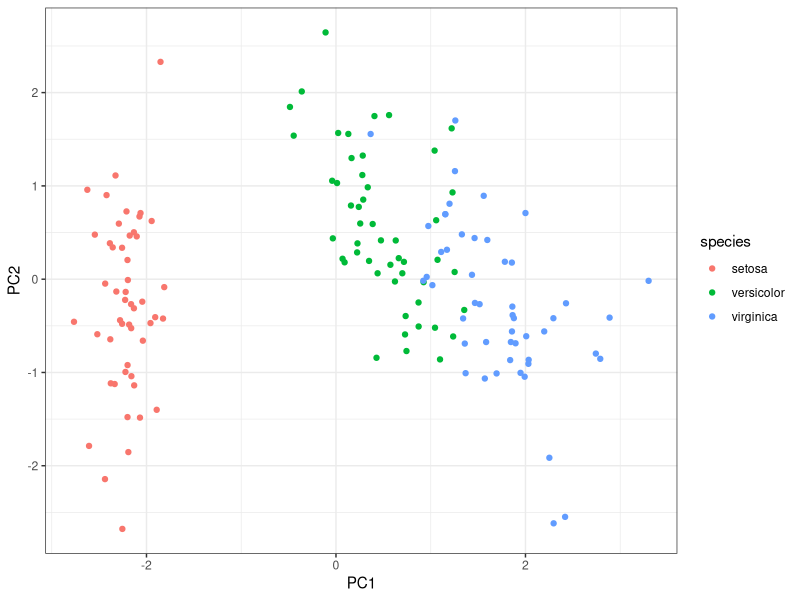
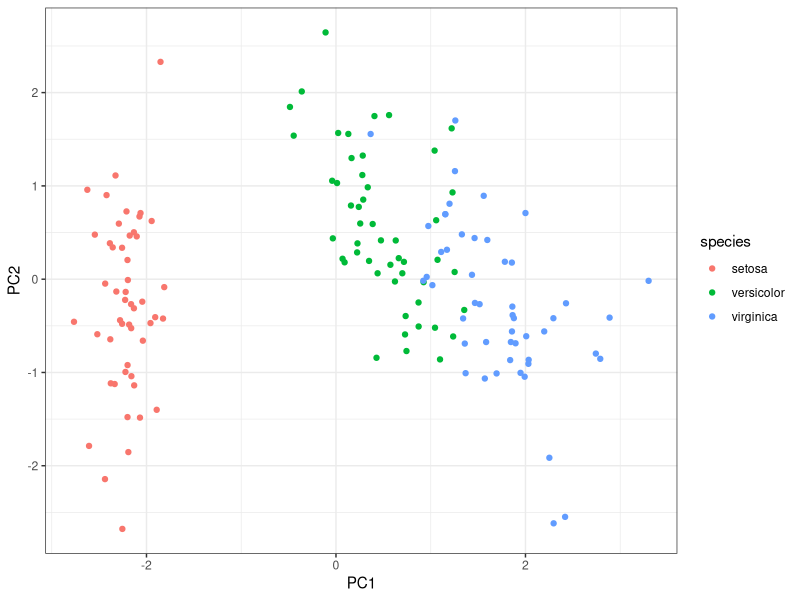

The R script that drew these images, in order:
## ---- chunk 1
## Set default options for the knitr RMD processing
knitr::opts_chunk$set(echo=TRUE,eval=FALSE,warning=FALSE,message=FALSE,fig.width=5,fig.height=5,cache=FALSE,autodep=TRUE, results="hide")
knitr::opts_knit$set(root.dir = "../")
## ---- chunk 2
library(tidyverse)
labwide <- read_csv("Datasets/labresults_wide_full.csv")[, -1 ]
mean(labwide$NEUT)
sd(labwide$NEUT)

tapply(labwide$NEUT, labwide$ARM, mean)
tapply(labwide$NEUT, labwide$Timepoint, mean)
tapply(labwide$NEUT,
  paste(labwide$ARM, labwide$Timepoint, sep="."), mean)
## ---- chunk 3
fluad    <- labwide$ARM == "FLUAD"
agrippal <- labwide$ARM == "AGRIPPAL"

d0 <- labwide$Timepoint == "D0"
d1 <- labwide$Timepoint == "D1"
## ---- chunk 4
tst <- "NEUT" # lymphocyte count
x <- as.data.frame(labwide)[,tst]
t.test(x[d0 & fluad], x[d1 & fluad])
t.test(x[d0 & fluad], x[d1 & fluad], paired=TRUE)
## ---- chunk 5
library(broom)
tidy(t.test(x[d0 & fluad], x[d1 & fluad], paired=TRUE))
## ---- chunk 6
data(iris)
theme_set(theme_bw())
pca <- prcomp(iris[,1:4], scale.=TRUE)
df <- data.frame(pca$x, species=iris$Species)
ggplot(df, aes(x=PC1, y=PC2, color=species)) + geom_point()
## ---- chunk 7
data(iris)
theme_set(theme_bw())
pca <- prcomp(iris[,1:4], scale.=TRUE)
df <- data.frame(pca$x, species=iris$Species)
ggplot(df, aes(x=PC1, y=PC2, color=species)) + geom_point()
